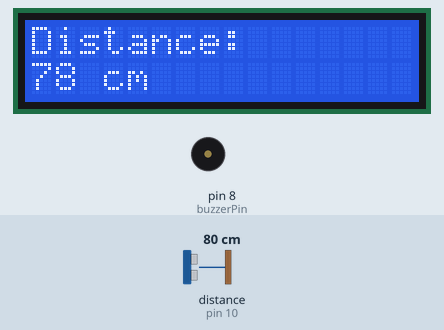
The sketch below on a simulated Arduino Uno, built with avr-gcc and run on an emulated ATmega328P. On the bench: 16×2 character LCD, buzzer (waves = sounding, pin HIGH). Wiring (inferred from the names in the program): ultrasonic range finder: trigger pin 9; echo pin 10. The test bench sets the inputs (shaded band); at power-on: distance to the obstacle (sensor on pin 10) 80 cm. The echo pulse lasts 58.3 µs per cm; pins used as bus, display or sensor lines are not drawn.

Above: at 3.2 s.
3.3 s: distance to the obstacle (sensor on pin 10) set to 24 cm
At 4.6 s:
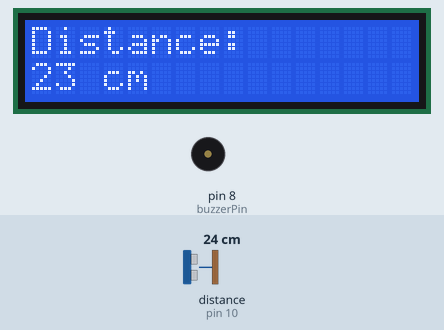
5.1 s: distance to the obstacle (sensor on pin 10) set to 19 cm
At 5.9 s:
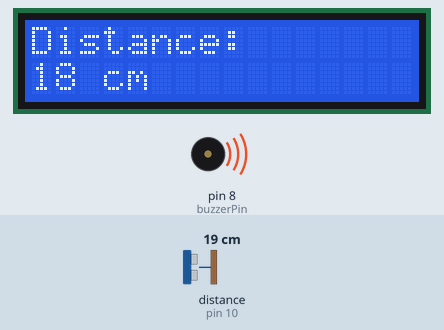
6.7 s: distance to the obstacle (sensor on pin 10) set to 2 cm
At 8.3 s:
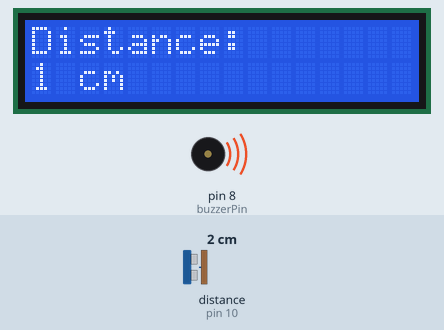
Timing chart, 0 to 9.8 s (numbered marks = the images above; inputs shaded):
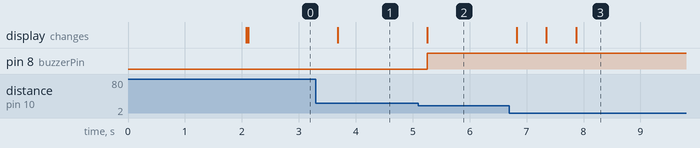

The sketch:

Distance_Measurement.ino
```cpp
#include <Wire.h>
#include <LiquidCrystal_I2C.h>

LiquidCrystal_I2C lcd(0x27, 16, 2);

const int trigPin = 9;
const int echoPin = 10;
const int buzzerPin = 8;

long duration;
int distance;

void setup() {
  pinMode(trigPin, OUTPUT);
  pinMode(echoPin, INPUT);
  pinMode(buzzerPin, OUTPUT);

  lcd.init();
  lcd.backlight();

  lcd.setCursor(0, 0);
  lcd.print("Distance Meter");
  delay(2000);
  lcd.clear();
}

void loop() {
  digitalWrite(trigPin, LOW);
  delayMicroseconds(2);

  digitalWrite(trigPin, HIGH);
  delayMicroseconds(10);
  digitalWrite(trigPin, LOW);

  duration = pulseIn(echoPin, HIGH);

  distance = duration * 0.034 / 2;

  lcd.setCursor(0, 0);
  lcd.print("Distance:     ");
  lcd.setCursor(0, 1);
  lcd.print(distance);
  lcd.print(" cm   ");

  if (distance <= 20){
    digitalWrite(buzzerPin, HIGH);
  }else{
    digitalWrite(buzzerPin, LOW);
  }

  delay(500);
}
```

Measured:
- the behaviour switches between 22 and 21 cm on distance to the obstacle (sensor on pin 10) (found by bisection; images 1 and 2)
- after the input at 3.3 s, the display: changes after 0.39 s (image 1)
- after the input at 5.1 s, pin 8 (buzzerPin): LOW → HIGH after 0.16 s; the display: changes after 0.16 s (image 2)
- after the input at 6.7 s, the display: changes after 0.13 s (image 3)
